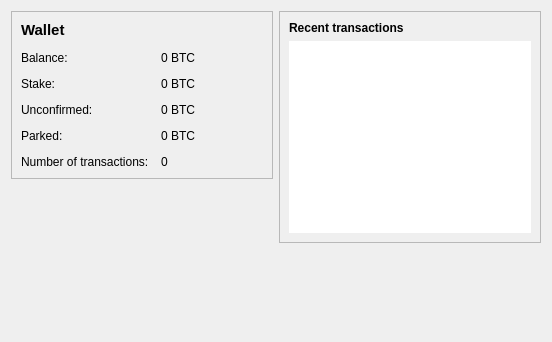
<?xml version="1.0" encoding="UTF-8"?>
<ui version="4.0">
 <class>OverviewPage</class>
 <widget class="QWidget" name="OverviewPage">
  <property name="geometry">
   <rect>
    <x>0</x>
    <y>0</y>
    <width>552</width>
    <height>342</height>
   </rect>
  </property>
  <property name="windowTitle">
   <string>Form</string>
  </property>
  <layout class="QHBoxLayout" name="horizontalLayout" stretch="1,1">
   <item>
    <layout class="QVBoxLayout" name="verticalLayout_2">
     <item>
      <widget class="QFrame" name="frame">
       <property name="frameShape">
        <enum>QFrame::StyledPanel</enum>
       </property>
       <property name="frameShadow">
        <enum>QFrame::Raised</enum>
       </property>
       <layout class="QFormLayout" name="formLayout_2">
        <property name="fieldGrowthPolicy">
         <enum>QFormLayout::AllNonFixedFieldsGrow</enum>
        </property>
        <property name="horizontalSpacing">
         <number>12</number>
        </property>
        <property name="verticalSpacing">
         <number>12</number>
        </property>
        <item row="1" column="0">
         <widget class="QLabel" name="label_5">
          <property name="font">
           <font>
            <pointsize>11</pointsize>
            <weight>75</weight>
            <bold>true</bold>
           </font>
          </property>
          <property name="text">
           <string>Wallet</string>
          </property>
         </widget>
        </item>
        <item row="2" column="0">
         <widget class="QLabel" name="label">
          <property name="text">
           <string>Balance:</string>
          </property>
         </widget>
        </item>
        <item row="2" column="1">
         <widget class="QLabel" name="labelBalance">
          <property name="text">
           <string notr="true">0 BTC</string>
          </property>
         </widget>
        </item>
        <item row="3" column="0">
         <widget class="QLabel" name="labelStakeLabel">
          <property name="text">
           <string>Stake:</string>
          </property>
         </widget>
        </item>
        <item row="3" column="1">
         <widget class="QLabel" name="labelStake">
          <property name="text">
           <string notr="true">0 BTC</string>
          </property>
         </widget>
        </item>
        <item row="4" column="1">
         <widget class="QLabel" name="labelUnconfirmed">
          <property name="text">
           <string notr="true">0 BTC</string>
          </property>
         </widget>
        </item>
        <item row="6" column="0">
         <widget class="QLabel" name="label_2">
          <property name="text">
           <string>Number of transactions:</string>
          </property>
         </widget>
        </item>
        <item row="6" column="1">
         <widget class="QLabel" name="labelNumTransactions">
          <property name="text">
           <string>0</string>
          </property>
         </widget>
        </item>
        <item row="4" column="0">
         <widget class="QLabel" name="label_3">
          <property name="text">
           <string>Unconfirmed:</string>
          </property>
         </widget>
        </item>
        <item row="5" column="0">
         <widget class="QLabel" name="labelParkedLabel">
          <property name="text">
           <string>Parked:</string>
          </property>
         </widget>
        </item>
        <item row="5" column="1">
         <widget class="QLabel" name="labelParked">
          <property name="text">
           <string notr="true">0 BTC</string>
          </property>
         </widget>
        </item>
       </layout>
      </widget>
     </item>
     <item>
      <spacer name="verticalSpacer">
       <property name="orientation">
        <enum>Qt::Vertical</enum>
       </property>
       <property name="sizeHint" stdset="0">
        <size>
         <width>20</width>
         <height>40</height>
        </size>
       </property>
      </spacer>
     </item>
    </layout>
   </item>
   <item>
    <layout class="QVBoxLayout" name="verticalLayout_3">
     <item>
      <widget class="QFrame" name="frame_2">
       <property name="frameShape">
        <enum>QFrame::StyledPanel</enum>
       </property>
       <property name="frameShadow">
        <enum>QFrame::Raised</enum>
       </property>
       <layout class="QVBoxLayout" name="verticalLayout">
        <item>
         <widget class="QLabel" name="label_4">
          <property name="text">
           <string>&lt;b&gt;Recent transactions&lt;/b&gt;</string>
          </property>
         </widget>
        </item>
        <item>
         <widget class="QListView" name="listTransactions">
          <property name="frameShape">
           <enum>QFrame::NoFrame</enum>
          </property>
          <property name="verticalScrollBarPolicy">
           <enum>Qt::ScrollBarAlwaysOff</enum>
          </property>
          <property name="horizontalScrollBarPolicy">
           <enum>Qt::ScrollBarAlwaysOff</enum>
          </property>
         </widget>
        </item>
       </layout>
      </widget>
     </item>
     <item>
      <spacer name="verticalSpacer_2">
       <property name="orientation">
        <enum>Qt::Vertical</enum>
       </property>
       <property name="sizeHint" stdset="0">
        <size>
         <width>20</width>
         <height>40</height>
        </size>
       </property>
      </spacer>
     </item>
    </layout>
   </item>
  </layout>
 </widget>
 <resources/>
 <connections/>
</ui>
